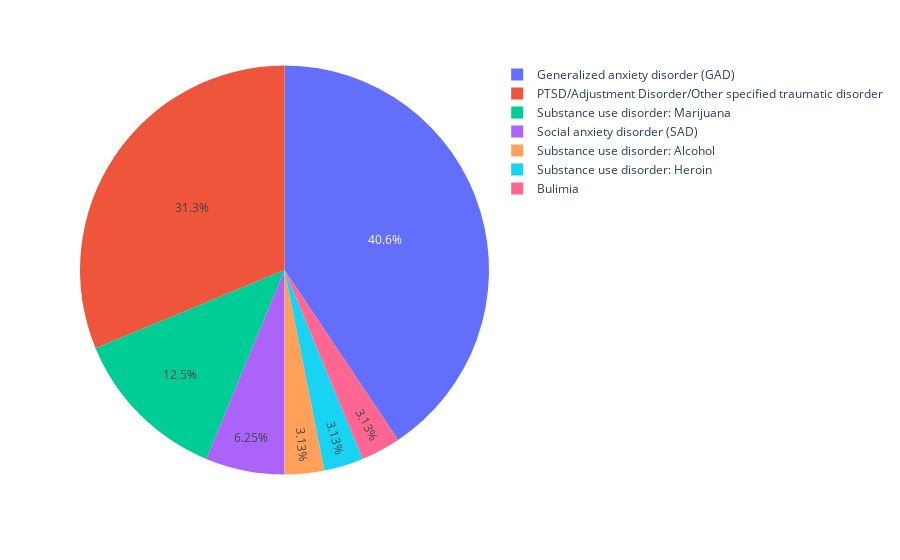

Here is the notebook cell this chart was saved with:
### Code cell
other_diagnoses_cols = ['SUBJECT_ID']+[col for col in cad if 'other_diagnoses' in col]
other = cad[other_diagnoses_cols].bfill(axis=1).iloc[:, 0:2]
other = other.loc[~other['SUBJECT_ID'].str.contains("{")]
other = other.loc[~other['SUBJECT_ID'].str.contains("ie")]
other = other.dropna()
fig = px.pie(other, names='other_diagnoses_1')
fig.show()

### Figure 1 — Plotly figure (JSON) as saved in the notebook; plotly's stock layout.template omitted (floating-point values rounded to 4 significant figures)
{"data": [{"domain": {"x": [0, 1], "y": [0, 1]}, "hovertemplate": "other_diagnoses_1=%{label}<extra></extra>", "labels": ["Substance use disorder: Alcohol", "PTSD/Adjustment Disorder/Other specified traumatic disorder", "PTSD/Adjustment Disorder/Other specified traumatic disorder", "PTSD/Adjustment Disorder/Other specified traumatic disorder", "Substance use disorder: Marijuana", "Generalized anxiety disorder (GAD)", "PTSD/Adjustment Disorder/Other specified traumatic disorder", "Substance use disorder: Heroin", "Generalized anxiety disorder (GAD)", "Generalized anxiety disorder (GAD)", "Generalized anxiety disorder (GAD)", "PTSD/Adjustment Disorder/Other specified traumatic disorder", "Social anxiety disorder (SAD)", "PTSD/Adjustment Disorder/Other specified traumatic disorder", "Generalized anxiety disorder (GAD)", "PTSD/Adjustment Disorder/Other specified traumatic disorder", "PTSD/Adjustment Disorder/Other specified traumatic disorder", "Substance use disorder: Marijuana", "PTSD/Adjustment Disorder/Other specified traumatic disorder", "Generalized anxiety disorder (GAD)", "Social anxiety disorder (SAD)", "Generalized anxiety disorder (GAD)", "Bulimia", "Generalized anxiety disorder (GAD)", "Generalized anxiety disorder (GAD)", "Generalized anxiety disorder (GAD)", "PTSD/Adjustment Disorder/Other specified traumatic disorder", "Generalized anxiety disorder (GAD)", "Substance use disorder: Marijuana", "Substance use disorder: Marijuana", "Generalized anxiety disorder (GAD)", "Generalized anxiety disorder (GAD)"], "legendgroup": "", "name": "", "showlegend": true, "type": "pie"}], "layout": {"legend": {"tracegroupgap": 0}, "margin": {"t": 60}}}
